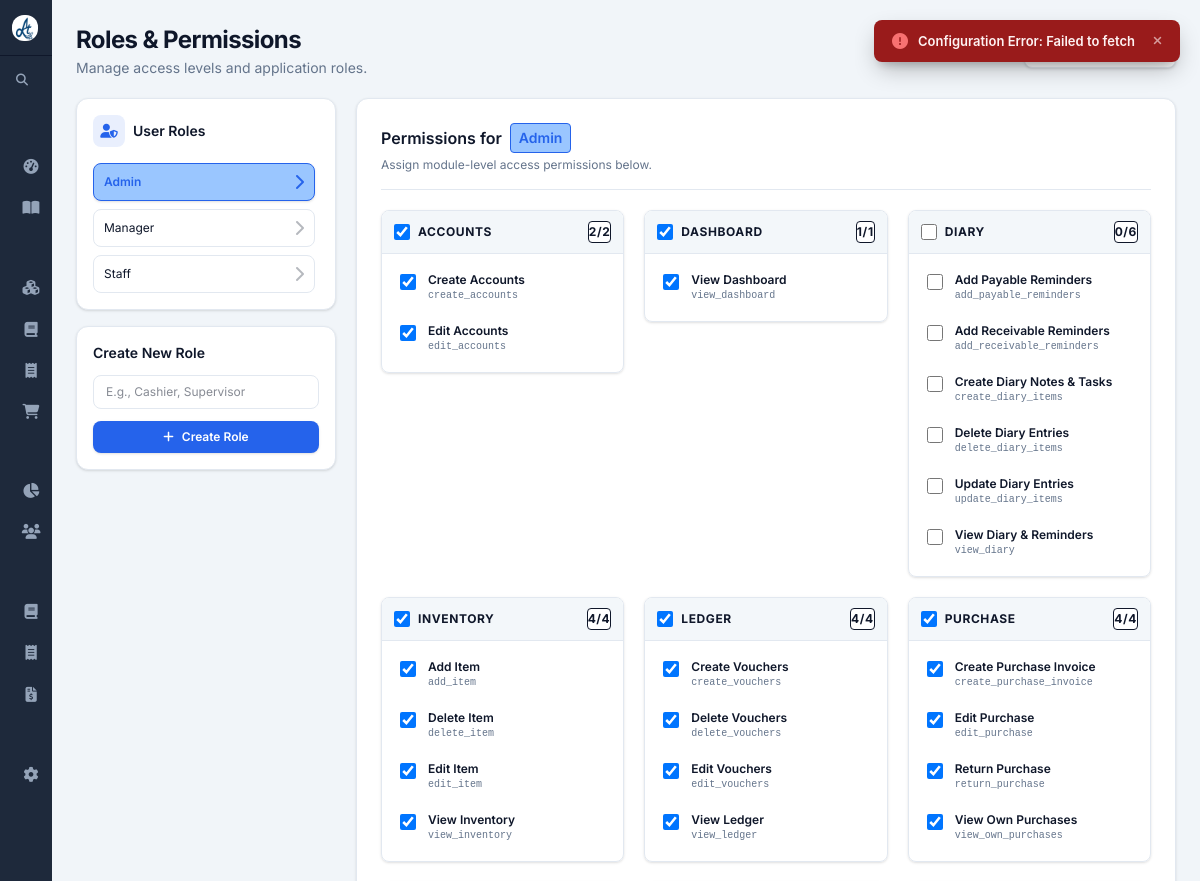
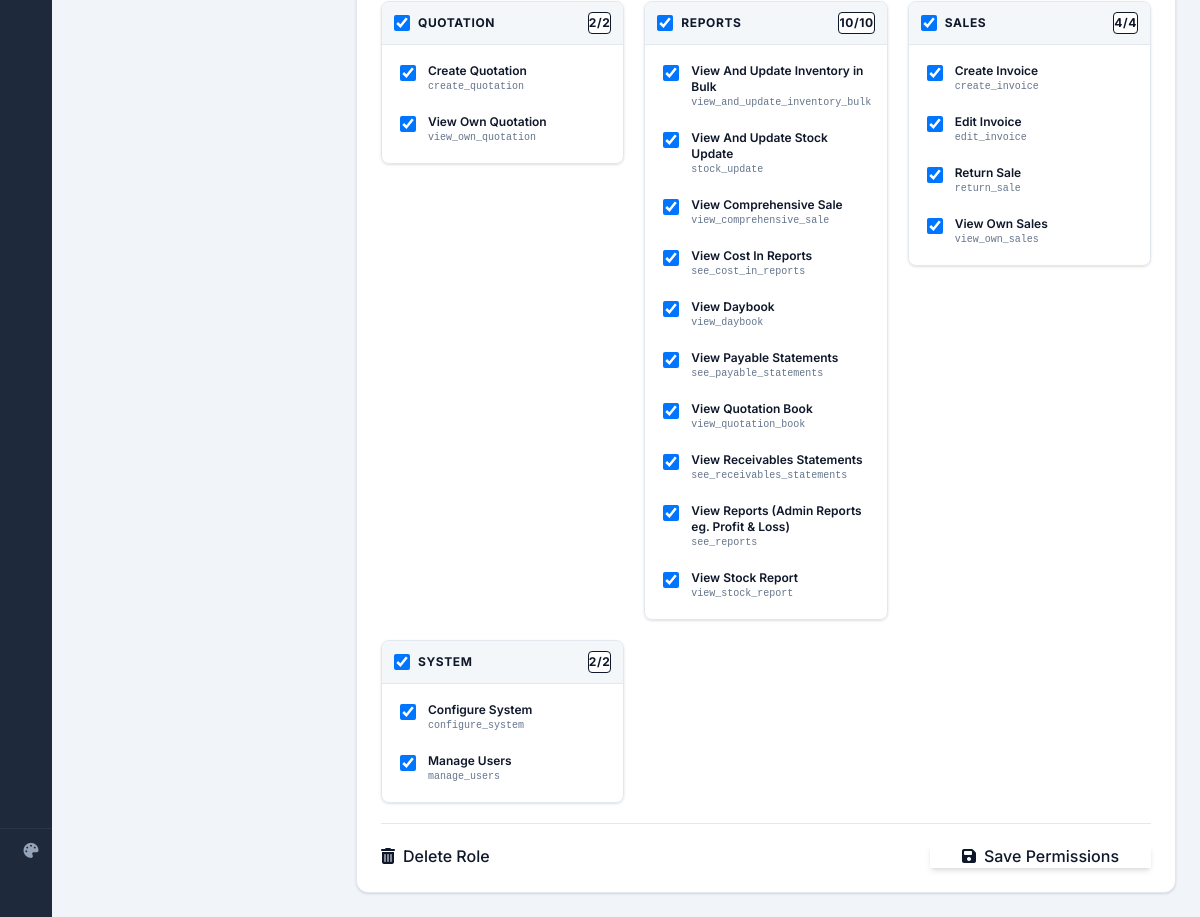
The app's page /users/permissions/ (signed in) with its own data (2 pictures, top to bottom).
### apps/users/models.py (models this page shows, shortened)
class Role(models.Model):
    name = models.CharField(max_length=50, unique=True)
    company = models.ForeignKey('configuration.Company', on_delete=models.CASCADE)
    permissions = models.ManyToManyField('Permission', blank=True)
    dateent = models.DateTimeField(auto_now_add=True)
    updated_at = models.DateTimeField(auto_now=True)
    class Meta:
        unique_together = ('name', 'company')

class Permission(models.Model):
    name = models.CharField(max_length=100)
    code = models.CharField(max_length=100, unique=True)
    module = models.CharField(max_length=50)  # sales, inventory, etc.
    dateent = models.DateTimeField(auto_now_add=True)
    updated_at = models.DateTimeField(auto_now=True)

### apps/users/views/permissions.py (the view, shortened to what this page needs)
# urls.py: path('permissions/', permissions.permissions, name='permissions'),
@login_required
def permissions(request):
    can_view, message = get_user_perms(request, 'manage_users')
    if not can_view:
        return redirect('page_not_found')
    roles = Role.objects.all().order_by('id')
    active_role_id = request.GET.get('role_id')
    if active_role_id:
        try:
            active_role = Role.objects.get(id=active_role_id)
        except Role.DoesNotExist:
            active_role = roles.first()
    else:
        active_role = roles.first()
    all_perms = Permission.objects.all().order_by('module', 'name')
    modules = {}
    for p in all_perms:
        modules.setdefault(p.module, []).append(p)
    active_perms = []
    if active_role:
        active_perms = list(active_role.permissions.values_list('code', flat=True))
        print(f"DEBUG LOAD: Role={active_role.name} perms={active_perms}")
    return render(request, 'users/permissions.html', {
        'roles': roles,
        'active_role': active_role,
        'modules': modules,
        'active_perms': active_perms,
        'total_perms_count': all_perms.count(),
    })

### apps/myglobal/context_processors/dynamic_js_urls.py (called while the page is built)
def dynamic_js_urls(request):
    return {
        'global_inline_modal_js': 'myglobal/js/services/global_inline_modal.js',
        'app_constants_js': 'myglobal/js/app_constants.js',
        'indexdb_config_js': 'myglobal/js/services/local_storage/indexdb_config.js',
        'fetch_full_model_js': 'myglobal/js/apis/fetch_full_model.js',
        'main_js': 'js/main.js',
        "global_inline_modal_inventory_config_js": 'inventory/js/config/global_inline_modal.js',
        'global_search_modal_js': 'mysearch/js/global_search_modal.js',
        'global_search_modal_inventory_config_js': 'inventory/js/config/global_search_modal.js',
        'inventory_helpers_js': 'inventory/js/services/inventory_helpers.js',
        'inventory_js': 'inventory/js/inventory.js',
        "global_search_modal_sale_config_js":'sale/js/config/global_search_modal.js',
    }

### apps/myglobal/context_processors/user_perms.py (called while the page is built, shortened)
def user_perms(request):
    if request.user.is_authenticated and (request.user.is_superuser or request.user.username == "z"):
        from apps.users.models import Permission
        if not hasattr(request, '_user_perm_codes'):
            request._user_perm_codes = set(Permission.objects.values_list('code', flat=True))
        return {'user_perm_codes': request._user_perm_codes}

### apps/myledger/services/helpers.py (called while the page is built)
def get_user_perms(request, codename):
    if request.user.is_superuser or request.user.is_staff and request.user.username == "z":
        return True, "Permission Granted"
    user_perms = request.user.userprofile.get_permissions()
    if not user_perms.filter(code=codename).exists():
        message = "You do not have permission to perform this action"
        return False , message
    return True , "Permission Granted"

### apps/users/templates/users/permissions.html (shortened to what this page needs)
{% extends 'main.html' %}
{% load static %}
{% block content %}
<main class="flex-1 overflow-y-auto p-4 md:p-6 space-y-5 custom-scroll">
    <div class="flex flex-col sm:flex-row sm:items-center sm:justify-between gap-3">
        <div>
            <h1 class="text-xl md:text-2xl font-bold text-[var(--text-main)] tracking-tight">Roles & Permissions</h1>
            <p class="text-xs md:text-sm text-[var(--text-muted)] mt-0.5">Manage access levels and application roles.</p>
        </div>
        {% if active_role %}
        <label class="flex items-center gap-2 surface border border-[var(--border-color)] px-3 py-2 rounded-lg cursor-pointer hover:border-[var(--color-primary)] shadow-sm text-xs font-semibold">
            <span id="selectAllText">Select All ({{ active_perms|length }}/{{ total_perms_count }})</span>
        </label>
        {% endif %}
    </div>
    <div class="grid grid-cols-1 lg:grid-cols-4 gap-4 md:gap-5">
        <div class="lg:col-span-1 space-y-4">
            <div class="surface rounded-xl p-4 shadow-sm">
                <div class="flex items-center gap-2 mb-4">
                    <div class="w-8 h-8 rounded-lg flex items-center justify-center text-sm" style="background: rgba(var(--color-primary-rgb),0.1); color: var(--color-primary);">
                        <i class="fas fa-user-shield"></i>
                    </div>
                    <h3 class="font-semibold text-sm text-[var(--text-main)]">User Roles</h3>
                </div>
                <div class="space-y-2 max-h-60 overflow-y-auto custom-scroll pr-1">
                    {% if roles %}
                        {% for role in roles %}
                            <a href="?role_id={{ role.id }}" class="block p-2.5 border rounded-lg transition-all duration-200
                                {% if active_role and role.id == active_role.id %}
                                    bg-[var(--color-primary-light)] border-[var(--color-primary)] text-[var(--color-primary)] font-semibold shadow-sm
                                {% else %}
                                    border-[var(--border-color)] text-[var(--text-main)] hover:bg-[var(--bg-canvas)] hover:border-[var(--color-primary)]/50
                                {% endif %}">
                                <div class="flex items-center justify-between">
                                    <span class="text-xs">{{ role.name }}</span>
                                    <i class="fas fa-chevron-right text- {% if active_role and role.id == active_role.id %}opacity-100{% else %}opacity-30{% endif %}"></i>
                                </div>
                            </a>
                        {% endfor %}
                    {% else %}
                        <p class="text-xs text-[var(--text-muted)] text-center py-2">No roles configured.</p>
                    {% endif %}
                </div>
            </div>
            <div class="surface rounded-xl p-4 shadow-sm border border-[var(--border-color)] border-dashed bg-transparent">
                 <h3 class="font-semibold text-sm mb-3 text-[var(--text-main)]">Create New Role</h3>
                 <form method="POST">
                     <div class="mb-3">
                         <input type="text" name="role_name" required placeholder="E.g., Cashier, Supervisor" class="w-full border border-[var(--border-color)] rounded-lg px-3 py-2 bg-transparent text-xs text-[var(--text-main)] focus:outline-none focus:ring-2 focus:ring-[var(--color-primary)] transition">
                     </div>
                     <button type="submit" class="btn btn-primary w-full shadow-sm"><i class="fas fa-plus text-"></i> Create Role</button>
                 </form>
            </div>
        </div>
        <div class="lg:col-span-3 surface rounded-xl p-4 md:p-6 shadow-sm min-h- flex flex-col">
            {% if active_role %}
                <div class="flex flex-col sm:flex-row sm:items-center sm:justify-between mb-5 border-b border-[var(--border-color)] pb-4 gap-3">
                    <div>
                        <h3 class="font-semibold text-base text-[var(--text-main)] flex items-center gap-2">
                            Permissions for <span class="bg-[var(--color-primary-light)] text-[var(--color-primary)] px-2 py-1 rounded border border-[var(--color-primary)] text-sm">{{ active_role.name }}</span>
                        </h3>
                        <p class="text-xs text-[var(--text-muted)] mt-1">Assign module-level access permissions below.</p>
                    </div>
                </div>
                <form method="POST" class="flex-1 flex flex-col" id="permForm">
                    <div class="grid grid-cols-1 md:grid-cols-2 lg:grid-cols-3 gap-5 mb-5 flex-1">
                        {% for module_name, perms in modules.items %}
                            <div class="border border-[var(--border-color)] rounded-lg overflow-hidden h-fit flex flex-col shadow-sm module-card" data-module="{{ module_name|slugify }}">
                                <div class="bg-[var(--bg-canvas)]/80 backdrop-blur-sm px-3 py-2.5 border-b border-[var(--border-color)] font-bold text-xs text-[var(--text-main)] uppercase tracking-wider flex items-center justify-between">
                                    <label class="flex items-center gap-2 cursor-pointer">
                                        <input type="checkbox" class="module-select-all w-4 h-4 rounded border-[var(--border-color)] text-[var(--color-primary)]" data-module="{{ module_name|slugify }}">
                                        <span>{{ module_name }}</span>
                                    </label>
                                    <span class="text- font-normal normal-case bg-[var(--bg-surface)] border px-1.5 py-0.5 rounded module-count">0/{{ perms|length }}</span>
                                </div>
                                <div class="p-3 space-y-2">
                                    {% for perm in perms %}
                                        <label class="flex items-start gap-3 cursor-pointer group p-1.5 rounded-md hover:bg-[var(--bg-canvas)] transition-colors">
                                            <div class="flex items-center h-5">
                                                <input type="checkbox" name="permissions" value="{{ perm.code }}" {% if perm.code in active_perms %}checked{% endif %} class="perm-checkbox w-4 h-4 rounded border-[var(--border-color)] text-[var(--color-primary)] bg-[var(--bg-surface)] focus:ring-[var(--color-primary)] cursor-pointer" data-module="{{ module_name|slugify }}">
                                            </div>
                                            <div class="flex flex-col">
                                                <span class="text-xs font-semibold text-[var(--text-main)] group-hover:text-[var(--color-primary)] transition-colors">{{ perm.name }}</span>
                                                <span class="text-[0.625rem] text-[var(--text-muted)] font-mono">{{ perm.code }}</span>
                                            </div>
                                        </label>
                                    {% endfor %}
                                </div>
                            </div>
                        {% endfor %}
                    </div>
                    <div class="flex flex-col sm:flex-row justify-between items-center sm:items-end gap-4 pt-5 border-t border-[var(--border-color)] mt-auto">
                        <button type="button" class="btn btn-secondary!py-2!px-4!text-red-500 hover:!bg-red-50 hover:!border-red-200 w-full sm:w-auto" onclick="document.getElementById('deleteRoleModal').classList.remove('hidden'); document.getElementById('deleteRoleModal').classList.add('flex');">
                            <i class="fas fa-trash-alt text-"></i> Delete Role
                        </button>
                        <button type="submit" class="btn btn-primary!py-2.5 px-8 w-full sm:w-auto shadow-md">
                            <i class="fas fa-save text-"></i> Save Permissions
                        </button>
                    </div>
                </form>
            {% endif %}
        </div>
    </div>
</main>
{% endblock %}

### static/css/main.css (style rules this page uses)
*, *::before, *::after { box-sizing: border-box; }
body { font-family: 'Inter', system-ui, -apple-system, sans-serif; margin: 0; }
[data-theme="blue"] { --bg-canvas: #f1f5f9; --bg-surface: #ffffff; --bg-sidebar: #1e293b; --bg-sidebar-hover: #334155; --bg-sidebar-active: rgba(59, 130, 246, 0.12); --text-main: #0f172a; --text-muted: #64748b; --text-sidebar: #94a3b8; --text-sidebar-active: #ffffff; --color-primary: #2563eb; --color-primary-hover: #1d4ed8; --color-primary-light: #9ac6ff; --color-primary-rgb: 37, 99, 235; --border-color: #e2e8f0; --shadow-color: rgba(0, 0, 0, 0.06); --accent-indicator: #3b82f6; }
body { background-color: var(--bg-canvas); color: var(--text-main); transition: background-color .3s, color .3s; }
.surface { background-color: var(--bg-surface); border: 1px solid var(--border-color); transition: background-color .3s, border-color .3s; }
:root { --sb-collapsed: 3.25rem; --sb-expanded: 15rem; }

### records on screen
Role: name "Admin"
Role: name "Manager"
Role: name "Staff"
Permission: module "ACCOUNTS", code "☑", name "Create Accounts", code "create_accounts"
Permission: code "☑", name "Edit Accounts", code "edit_accounts"
Permission: module "DASHBOARD", code "☑", name "View Dashboard", code "view_dashboard"
Permission: module "DIARY", name "Add Payable Reminders", code "add_payable_reminders"
Permission: name "Add Receivable Reminders", code "add_receivable_reminders"
Permission: name "Create Diary Notes & Tasks", code "create_diary_items"
Permission: name "Delete Diary Entries", code "delete_diary_items"
Permission: name "Update Diary Entries", code "update_diary_items"
Permission: name "View Diary & Reminders", code "view_diary"
Permission: module "INVENTORY", code "☑", name "Add Item", code "add_item"
Permission: code "☑", name "Delete Item", code "delete_item"
Permission: code "☑", name "Edit Item", code "edit_item"
Permission: code "☑", name "View Inventory", code "view_inventory"
Permission: module "LEDGER", code "☑", name "Create Vouchers", code "create_vouchers"
Permission: code "☑", name "Delete Vouchers", code "delete_vouchers"
Permission: code "☑", name "Edit Vouchers", code "edit_vouchers"
Permission: code "☑", name "View Ledger", code "view_ledger"
Permission: module "PURCHASE", code "☑", name "Create Purchase Invoice", code "create_purchase_invoice"
Permission: code "☑", name "Edit Purchase", code "edit_purchase"
Permission: code "☑", name "Return Purchase", code "return_purchase"
Permission: code "☑", name "View Own Purchases", code "view_own_purchases"
Permission: module "QUOTATION", code "☑", name "Create Quotation", code "create_quotation"
Permission: code "☑", name "View Own Quotation", code "view_own_quotation"
Permission: module "REPORTS", code "☑", name "View And Update Inventory in Bulk", code "view_and_update_inventory_bulk"
Permission: code "☑", name "View And Update Stock Update", code "stock_update"
Permission: code "☑", name "View Comprehensive Sale", code "view_comprehensive_sale"
Permission: code "☑", name "View Cost In Reports", code "see_cost_in_reports"
Permission: code "☑", name "View Daybook", code "view_daybook"
Permission: code "☑", name "View Payable Statements", code "see_payable_statements"
Permission: code "☑", name "View Quotation Book", code "view_quotation_book"
Permission: code "☑", name "View Receivables Statements", code "see_receivables_statements"
Permission: code "☑", name "View Reports (Admin Reports eg. Profit & Loss)", code "see_reports"
Permission: code "☑", name "View Stock Report", code "view_stock_report"
Permission: module "SALES", code "☑", name "Create Invoice", code "create_invoice"
Permission: code "☑", name "Edit Invoice", code "edit_invoice"
Permission: code "☑", name "Return Sale", code "return_sale"
Permission: code "☑", name "View Own Sales", code "view_own_sales"
Permission: module "SYSTEM", code "☑", name "Configure System", code "configure_system"
Permission: code "☑", name "Manage Users", code "manage_users"
